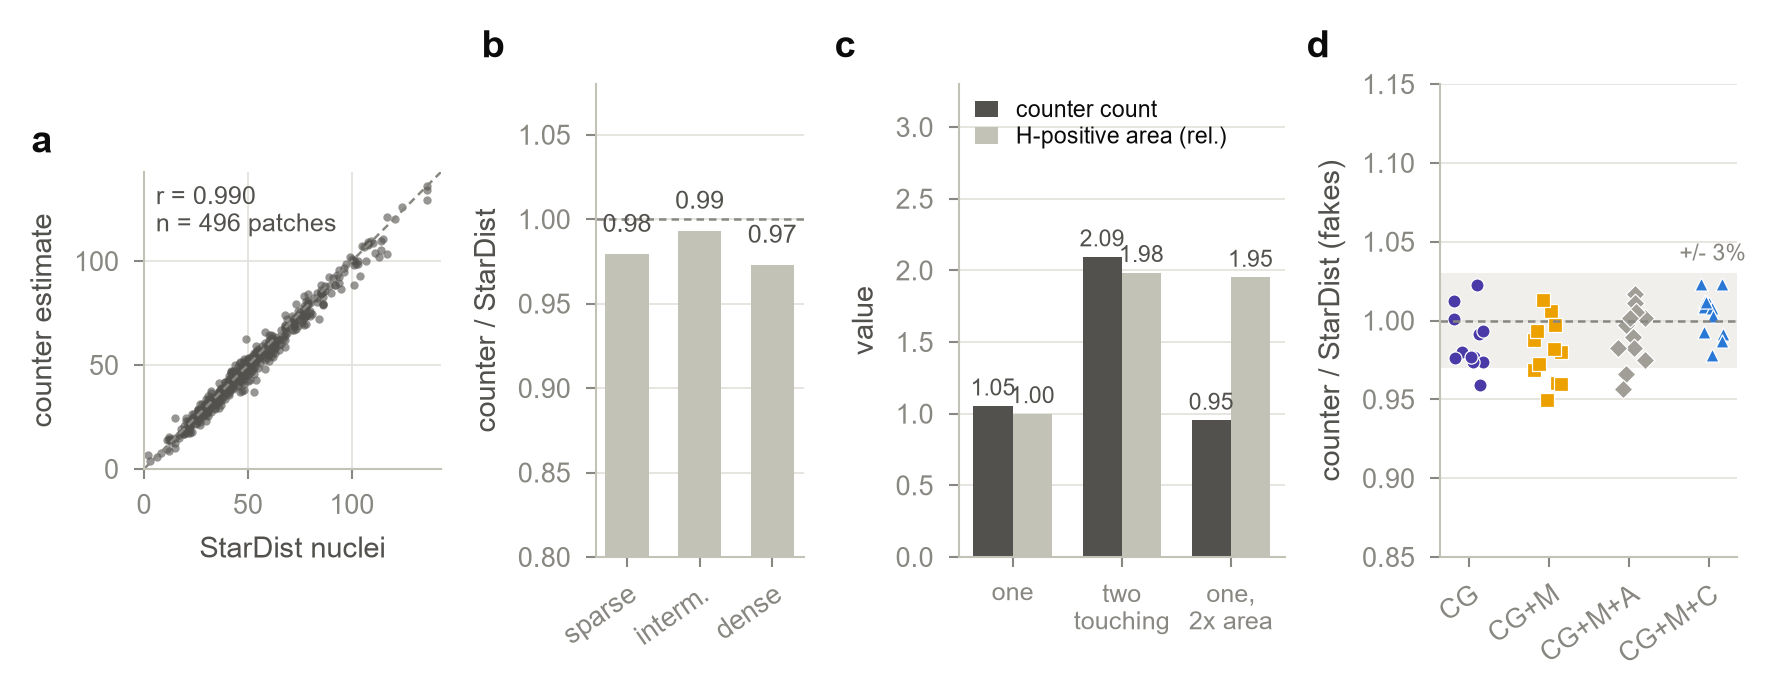

Reproduce this figure in Python.
"""
Supplementary Figure S3 -- the frozen nucleus counter (used inside the
CG+M+C loss) and why a count, not an area.

(a) counter count vs StarDist count on the 496 validation-fold real patches
    (the counter was trained on training folds only).
(b) counter / StarDist per density bucket (median per-patch ratio).
(c) synthetic test (noise 0.02, empty-image offset removed): counter count
    and H-positive area for one nucleus, two touching nuclei and one nucleus
    of their combined area. Area cannot separate the last two; the count can.
(d) no counter exploitation: counter / StarDist count on the generated
    images, every evaluated checkpoint (held-out cores, epochs 27-30).
Sources: outputs\\s02_counter\\acceptance*.json / acceptance_val_per_patch.csv,
eval CSVs (n_fake_counter, n_fake). Model 3 parts of the old acceptance
test are not used.
"""

import os
import sys
import json

sys.path.insert(0, os.path.dirname(os.path.abspath(__file__)))
import fcommon as F

import numpy as np
import pandas as pd
import matplotlib.pyplot as plt

S02 = os.path.join(F.PROJECT, "outputs", "s02_counter")

if __name__ == "__main__":
    F.apply()
    V = pd.read_csv(os.path.join(S02, "acceptance_val_per_patch.csv"))
    A = json.load(open(os.path.join(S02, "acceptance.json")))
    D = json.load(open(os.path.join(S02, "acceptance_diagnostics.json")))
    fig, axs = plt.subplots(1, 4, figsize=(F.DOUBLE, 52 * F.MM), gridspec_kw=dict(wspace=0.55, width_ratios=[1, 0.7, 1.1, 1]))

    ax = axs[0]
    ax.scatter(V.n_sd, V.counter, s=4, color=F.INK2, alpha=0.6, lw=0)
    m = max(V.n_sd.max(), V.counter.max()) * 1.05
    ax.plot([0, m], [0, m], color=F.MUTED, lw=0.6, ls=(0, (3, 2)))
    ax.set_xlim(0, m); ax.set_ylim(0, m); ax.set_aspect("equal")
    ax.set_xlabel("StarDist nuclei"); ax.set_ylabel("counter estimate")
    ax.text(0.04, 0.96, f"r = {A['A']['pearson_r']:.3f}\nn = {len(V)} patches", transform=ax.transAxes, va="top",
            fontsize=6, color=F.INK2)
    F.panel_label(ax, "a", x=-0.38, y=1.04)

    ax = axs[1]
    tb = pd.DataFrame(A["A"]["table"])
    tb = tb[tb.bucket != "all"]
    ax.bar(range(3), tb.median_ratio, width=0.6, color="#c3c2b7", edgecolor="none")
    ax.axhline(1, color=F.MUTED, lw=0.6, ls=(0, (3, 2)))
    for i, v in enumerate(tb.median_ratio):
        ax.text(i, v + 0.01, f"{v:.2f}", ha="center", va="bottom", fontsize=6, color=F.INK2)
    ax.set_xticks(range(3)); ax.set_xticklabels(["sparse", "interm.", "dense"], rotation=35, ha="right", rotation_mode="anchor")
    ax.set_ylim(0.8, 1.08); ax.set_ylabel("counter / StarDist"); ax.grid(axis="x", visible=False)
    F.panel_label(ax, "b", x=-0.55, y=1.04)

    ax = axs[2]
    syn = D["synthetic_noise_0.02"]; area = {k: v["hpos_area_fraction"] for k, v in A["C"]["configs"].items()}
    cfg = [("one", "one"), ("two_touching", "two\ntouching"), ("one_large_equal_area", "one,\n2x area")]
    w = 0.36
    cnt = [syn[k] for k, _ in cfg]
    ar = [area[k] / area["one"] for k, _ in cfg]
    ax.bar(np.arange(3) - w / 2, cnt, width=w, color=F.INK2, label="counter count")
    ax.bar(np.arange(3) + w / 2, ar, width=w, color="#c3c2b7", label="H-positive area (rel.)")
    for i, (c, a) in enumerate(zip(cnt, ar)):
        ax.text(i - w / 2, c + 0.04, f"{c:.2f}", ha="center", va="bottom", fontsize=5.5, color=F.INK2)
        ax.text(i + w / 2, a + 0.04, f"{a:.2f}", ha="center", va="bottom", fontsize=5.5, color=F.INK2)
    ax.set_xticks(range(3)); ax.set_xticklabels([c[1] for c in cfg], fontsize=6)
    ax.set_ylim(0, 3.3); ax.set_ylabel("value"); ax.grid(axis="x", visible=False)
    ax.legend(loc="upper left", fontsize=5.5, handlelength=1.0, borderpad=0.2, ncol=1, labelspacing=0.2)
    F.panel_label(ax, "c", x=-0.38, y=1.04)

    ax = axs[3]
    rows = []
    for i, k in enumerate(F.KEYS):
        for t, s in zip(F.MODEL[k]["tags"], F.SEEDS):
            for e in F.EPS:
                d = pd.concat([pd.read_csv(os.path.join(F.RUNS_DIR, t, f"G_S2H_epoch{e:03d}_{sp}_eval.csv"))
                               for sp in ("val", "legacy_test")])
                rows.append(dict(model=k, run=t, seed=s, epoch=e, counter_over_stardist=d.n_fake_counter.mean() / d.n_fake.mean()))
    R = pd.DataFrame(rows)
    rng = np.random.default_rng(0)
    for i, k in enumerate(F.KEYS):
        v = R[R.model == k].counter_over_stardist.values
        ax.scatter(i + rng.uniform(-0.2, 0.2, len(v)), v, s=10, marker=F.MODEL[k]["marker"], color=F.MODEL[k]["color"],
                   edgecolor="white", lw=0.3)
    ax.axhline(1, color=F.MUTED, lw=0.6, ls=(0, (3, 2)))
    ax.axhspan(0.97, 1.03, color="#f0efec", lw=0, zorder=0)
    ax.set_xticks(range(4)); ax.set_xticklabels(F.KEYS, rotation=35, ha="right", rotation_mode="anchor")
    ax.set_ylabel("counter / StarDist (fakes)"); ax.set_ylim(0.85, 1.15); ax.grid(axis="x", visible=False)
    ax.text(3.45, 1.035, "+/- 3%", fontsize=5.5, color=F.MUTED, ha="right", va="bottom")
    F.panel_label(ax, "d", x=-0.45, y=1.04)
    print(R.groupby("model").counter_over_stardist.agg(["min", "max"]))
    F.save(fig, "figS3_counter", {"a_val": V[["patch_uid", "core", "n_sd", "counter"]], "b_buckets": tb,
                                  "c_synthetic": pd.DataFrame(dict(config=[c[0] for c in cfg], counter=cnt, area_rel=ar)),
                                  "d_exploitation": R})
